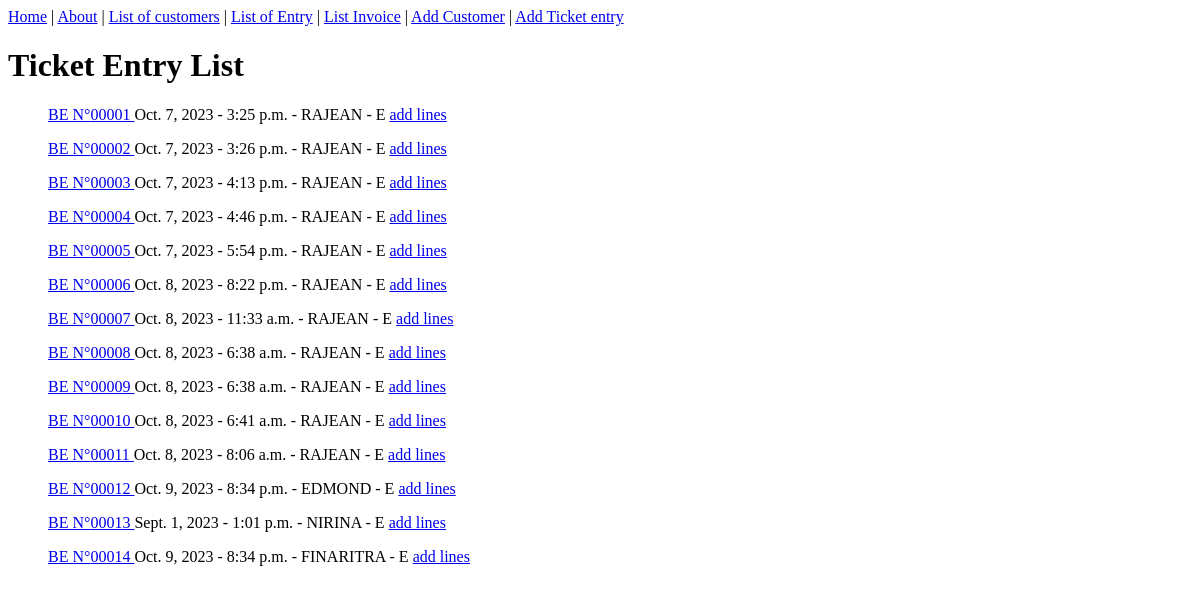
/entry/list/, run on an earlier commit of the app's database.
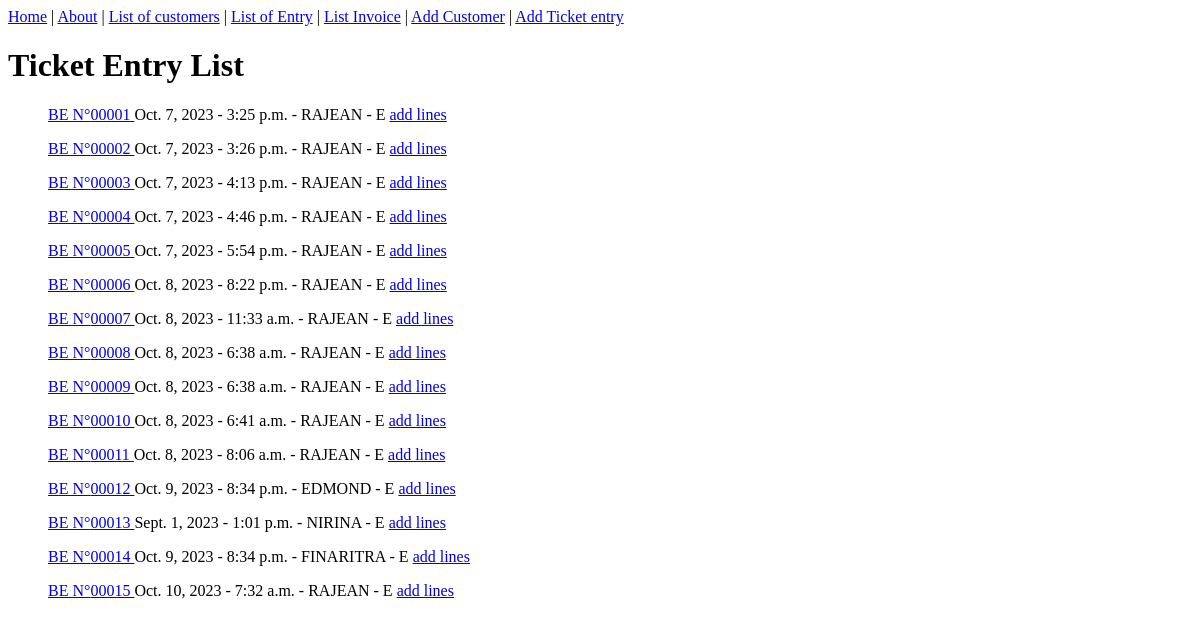
And on a later commit of the database.
### entry/models.py (models this page shows, shortened)
class BE(models.Model):
    STATUS_CHOICES = [
    ('E', 'Entry'),
    ('B', 'Billed'),
    ('I', 'In progress'),
    ('C', 'Completed'),
    ('O','Out')
]
    date_entry = models.DateField(default=timezone.now)
    time_entry = models.TimeField(default=timezone.now)
    status = models.CharField(max_length=1,choices=STATUS_CHOICES,default='E')
    customers = models.ForeignKey(Customers,on_delete=models.CASCADE)

### customers/models.py (models this page shows, shortened)
class Customers(models.Model):
    name = models.CharField(max_length=200,unique=True)
    company = models.CharField(max_length=200,null=True,blank=True)
    contact = models.CharField(max_length=10,unique=True,null=True,blank=True)
    location = models.CharField(max_length=100,null=True,blank=True)

### entry/views.py (the view)
# urls.py: path('list/', BEListView.as_view(),name='be-list'),
class BEListView(ListView):
    model = BE
    template_name = 'entry/be_list.html'
    context_object_name = 'bes'

### entry/templates/entry/be_list.html
{% extends 'customers/base.html' %}
{% block content %}
<h1>Ticket Entry List</h1>
<ul>
    {% for be in bes %}
        <p>
            <a href="{% url 'be-details' be.id %}">BE N°{{be.id|stringformat:"05d"}} </a> {{be.date_entry }} - {{be.time_entry }} - {{be.customers.name|upper}}
            - {{be.status}} <a href="{% url 'be-add_lines' be.id %}">add lines</a>
        </p>
    {% endfor %}
</ul>
{% endblock content %}

What changed in the data, as far as the page shows it:
added BE: id "00015", date_entry "Oct. 10, 2023", time_entry "7:32 a.m.", customers.name "RAJEAN", status "E"
